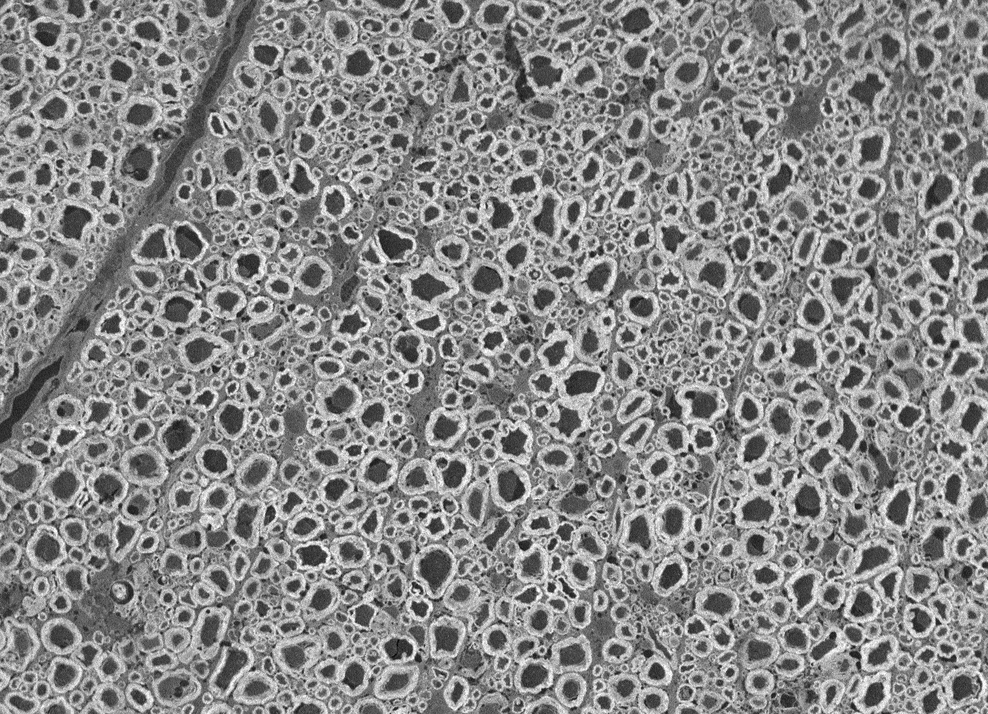
#> input picture data/image.png, 988 x 714 px, shrunk from 1278 x 924 before the run
$ python groundTruth.py
#> lines starting #> are read from the running program, lines starting #| are printed output that depends on the picture; after the words box and inside, x2 and y2 are one past the last pixel; in counts of white or black regions, pixels touching at a corner belong together
import numpy as np
from sklearn import preprocessing
from PIL import Image
import matplotlib.pyplot as plt
import pickle

file = 'data/'

img = Image.open(file+'image.png').convert('L')
img = np.array(img) # Image associated to the Ground Truth
h, w = img.shape
#> h = 714; w = 988

im = Image.open(file+'initial_mask.tif').convert('L')
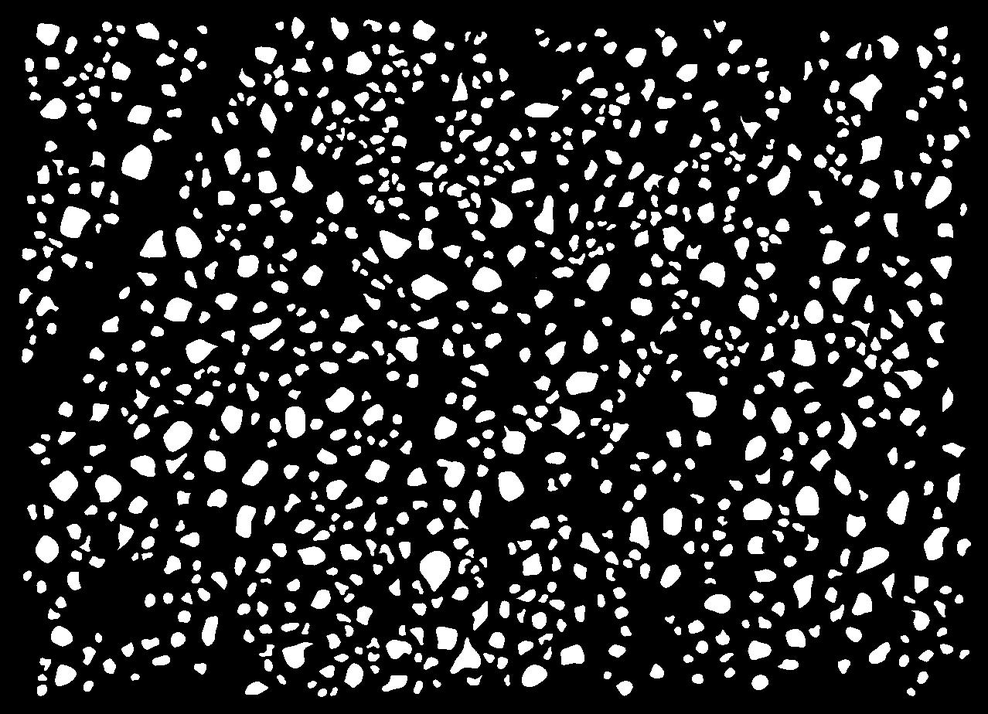
#> input picture data/initial_mask.tif, 988 x 714 px, shrunk from 1278 x 924 before the run
#> im is the input picture: PIL image 988x714 L; min 0, max 255, mean 45.5
mask_init = preprocessing.binarize(np.array(im), threshold=100) # Initial axon mask built with AxonSegmentation Toolbox
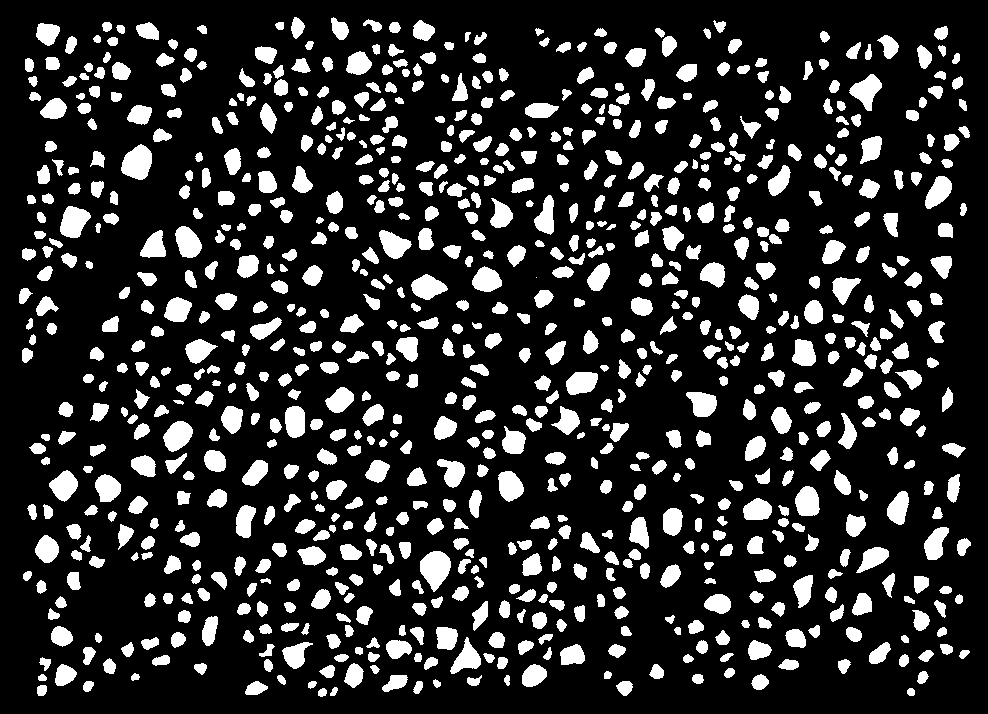
#> mask_init: shape (714, 988); values 0 (black) and 1 (white), 18.2% white; 864 white regions (1 under 20 px), largest, box (x1, y1, x2, y2) and area: (420, 551, 451, 592) 851, (121, 144, 152, 180) 797, (60, 206, 91, 238) 685

im = Image.open(file+'add_mask.png').convert('L')
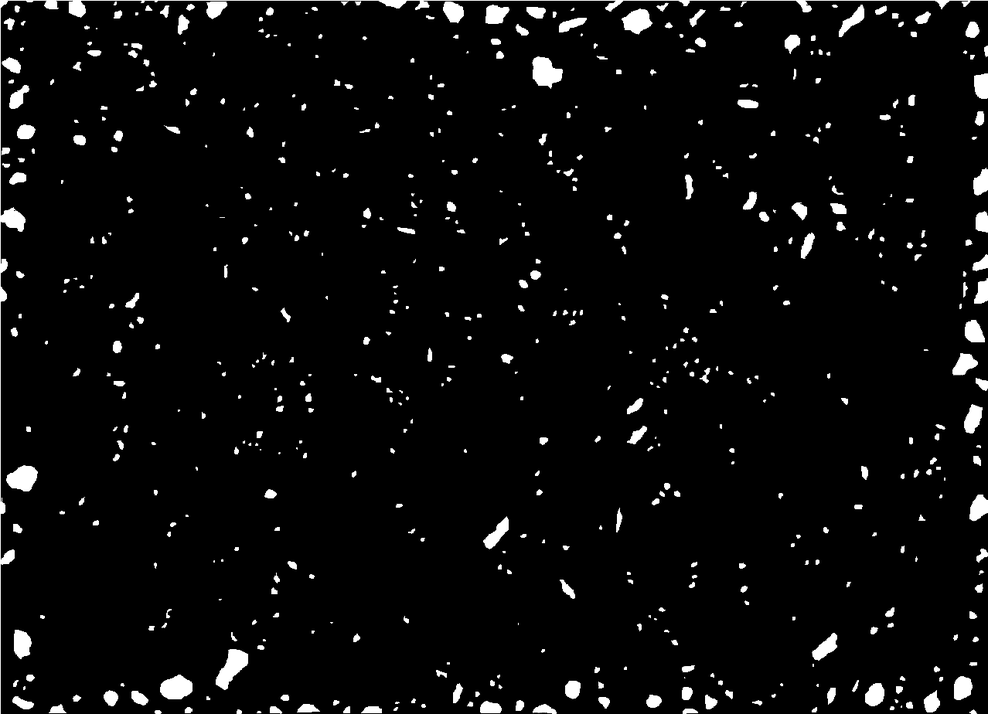
#> input picture data/add_mask.png, 988 x 714 px, shrunk from 1278 x 924 before the run
mask_add = preprocessing.binarize(np.array(im), threshold=100) # Added true positives in the initial mask
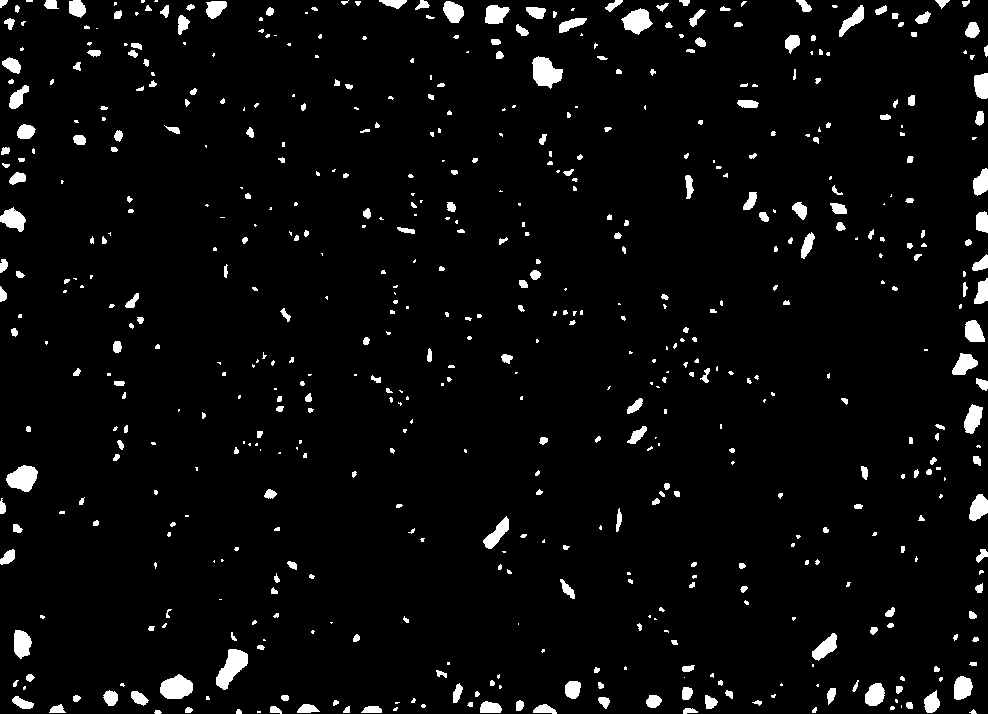
#> mask_add: shape (714, 988); values 0 (black) and 1 (white), 4.1% white; 589 white regions (264 under 20 px), largest, box (x1, y1, x2, y2) and area: (216, 649, 248, 690) 697, (532, 56, 563, 89) 659, (160, 674, 193, 699) 602

im = Image.open(file+'remove_mask.tif').convert('L')
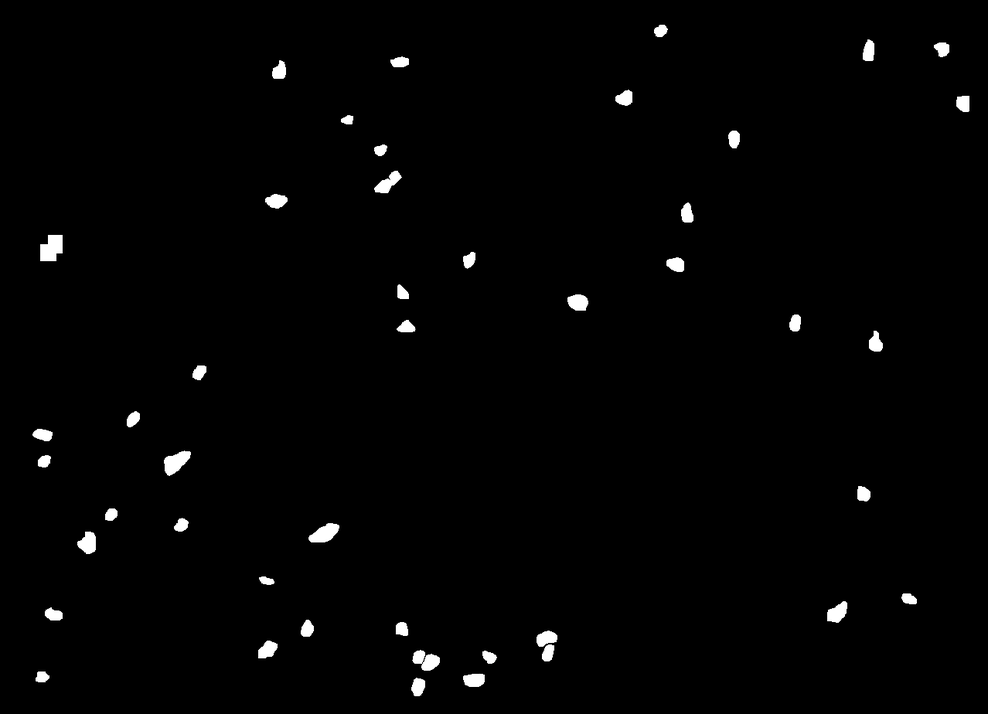
#> input picture data/remove_mask.tif, 988 x 714 px, shrunk from 1278 x 924 before the run
mask_rem = preprocessing.binarize(np.array(im), threshold=100) # Removed False positive in the initial mask
#> mask_rem: shape (714, 988); values 0 (black) and 1 (white), 1.3% white; 44 white regions, largest, box (x1, y1, x2, y2) and area: (40, 235, 63, 261) 482, (536, 630, 558, 662) 412, (164, 451, 191, 476) 408

gt = mask_add + (1-mask_rem) * mask_init # GroundTruth
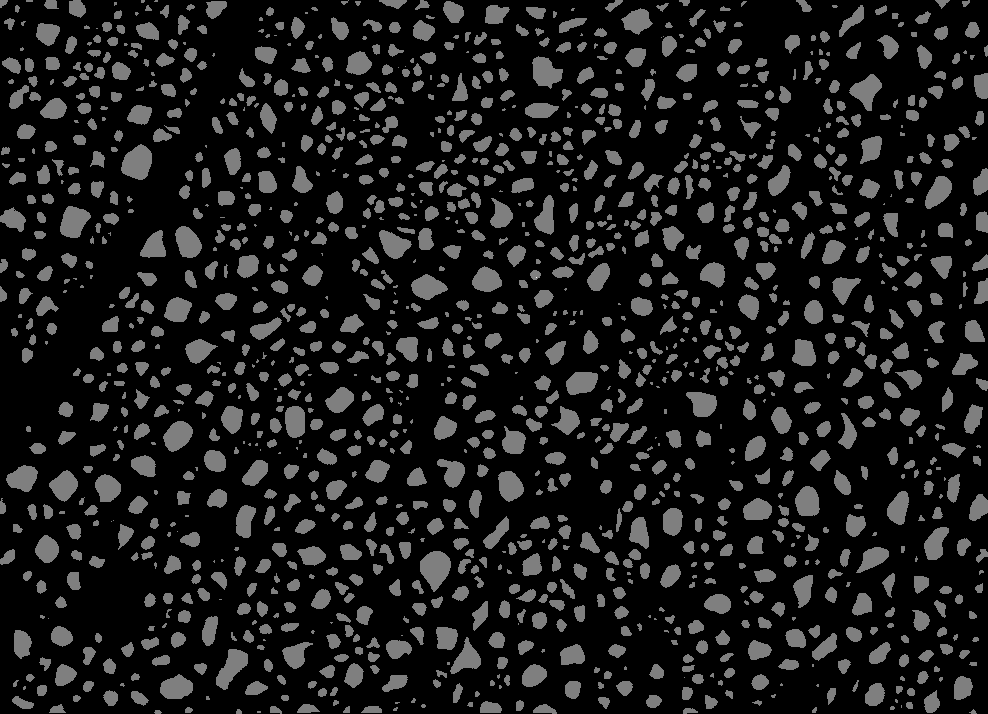
#> gt: shape (714, 988); min 0, max 2, mean 0.217; drawn with min black and max white

data = {}
data['image'] = img
data['mask'] = gt
with open(file+'groundTruth.pkl', 'wb') as handle:
    pickle.dump(data, handle)

# [9 lines of commented-out code are left out]
